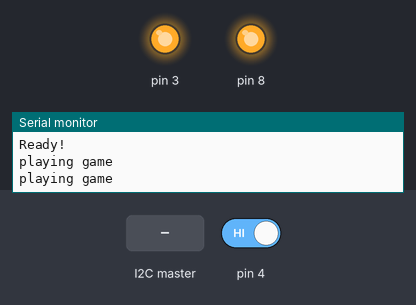
A sketch run on a simulated Arduino Uno, built with avr-gcc and run on an emulated ATmega328P. Shown: output pins drawn as LEDs (lit = HIGH), the last lines printed to the serial monitor. The inputs (shaded band) are chosen by the test bench; at power-on: pin 4 HIGH.

Above: at 1.2 s.
1.3 s: pin 4 driven LOW
At 2.7 s:
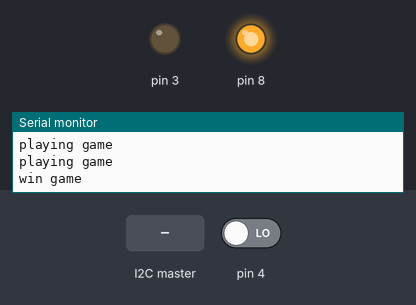
3.5 s: the I2C master sends the byte 1
Timing chart, 0 to 6.5 s (numbered marks = the images above; inputs shaded):
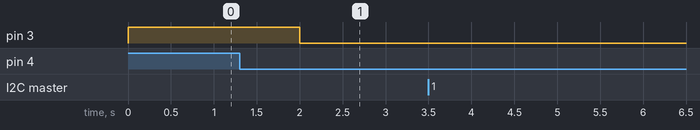

The sketch:

quest_kk_recipe.ino
```cpp
#include <Wire.h> //библиотека i2c
#define SLAVE_ADDRESS 0x09 // ардуино объявлена слейвом
int final = 0;
int trek = 0;

#include <SoftwareSerial.h>
void setup () {
    Serial.begin (9600);

    pinMode(4, INPUT);
    pinMode(8, OUTPUT);
    pinMode(3, OUTPUT);

    digitalWrite(3, HIGH);
    digitalWrite(8, HIGH);
    Wire.begin(SLAVE_ADDRESS);
    Wire.onReceive(receiveData);
    Wire.onRequest(sendData);
    Serial.println("Ready!");
}
void loop () {


    if (digitalRead(4) == LOW) { // WIN
        Serial.println("win game");
        digitalWrite(10, HIGH);
        final = 1;
        digitalWrite(3, LOW); // открыть финальную дверь
    } else {
        Serial.println("playing game");
        final = 0;
    }


    delay(1000);
}

void receiveData(int byteCount)
{
  while(Wire.available()) {
    trek = Wire.read();
    Serial.print("read: ");
    Serial.println(trek);
    delay(100);
  }
}

void sendData()
{
  Wire.write(final);
  Serial.print("send: ");
  Serial.println(final);
  delay(100);
}
```

Measured:
- after the input at 1.3 s, pin 3: HIGH → LOW after 0.70 s
